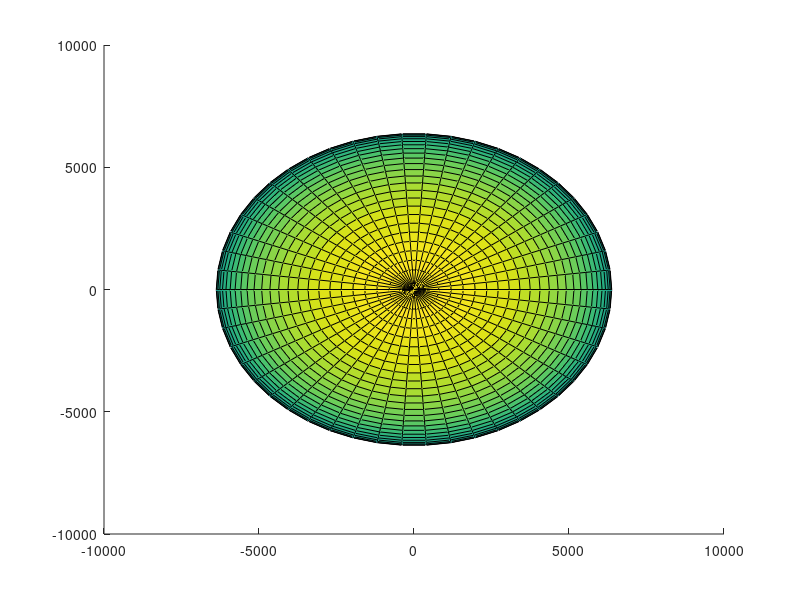

The MATLAB script that drew this image: (Note: this script raises an error after producing the figure.)
function s = earthPlot

% Generates a plot of the Earth and returns it's graphic handler
%
% s = earthPlot
%
% Output arguments:
% ---------------------------------------------------------------------
% s             [1x1]   Earth - obj                [surface/-]

% Earth settings
[x1,y1,z1] = sphere(50);
mult=6378;                     % Earth radius
s = surface(x1*mult,y1*mult,z1*mult);

load topo 
s.FaceColor = 'texturemap';
s.CData = topo;
s.EdgeColor = 'none';          % remove edges
s.FaceLighting = 'gouraud';    % lighting for specific surfaces
s.SpecularStrength = 0.4;      % reflected light
axis equal

% image_file = 'https://svs.gsfc.nasa.gov/vis/a000000/a003600/a003615/flat_earth03.jpg';
image_file = "flat_earth.jpg";
cdata = imread(image_file);
cdata=cdata([end:-1:1],:,:);
set(s, 'FaceColor', 'texturemap', 'CData', cdata, 'EdgeColor', 'none');

hold on
axis equal, grid on

end

% Earth’s flat image used for 3d representations and animations was downloaded from Nasa website
% (https://svs.gsfc.nasa.gov/3615) as there's no restrictions under 
% "Still Images, Audio Recordings, Video, and Related Computer Files for Non-Commercial Use" 
% (https://www.nasa.gov/multimedia/guidelines/index.html) for our use. 
% We do not own this image: NASA/Goddard Space Flight Center Scientific Visualization Studio 
% The Blue Marble Next Generation data is courtesy of Reto Stockli (NASA/GSFC) 
% and NASA's Earth Observatory.